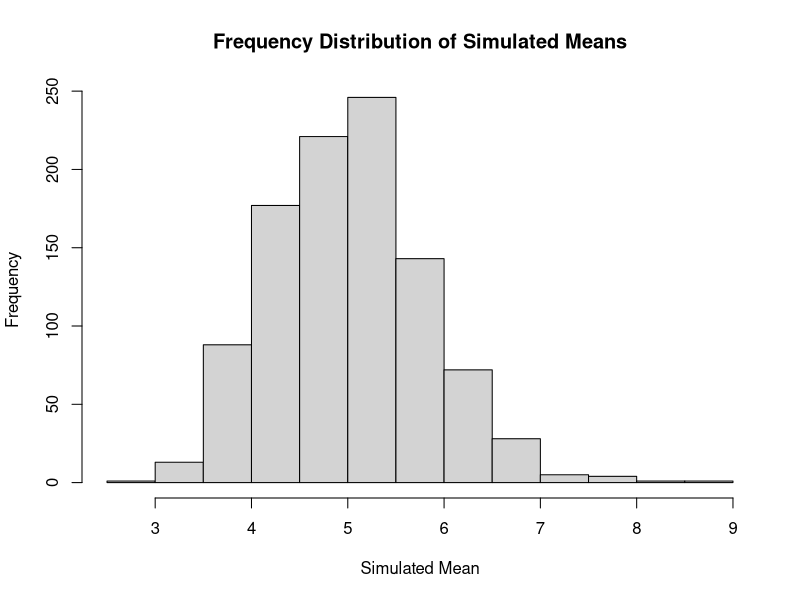
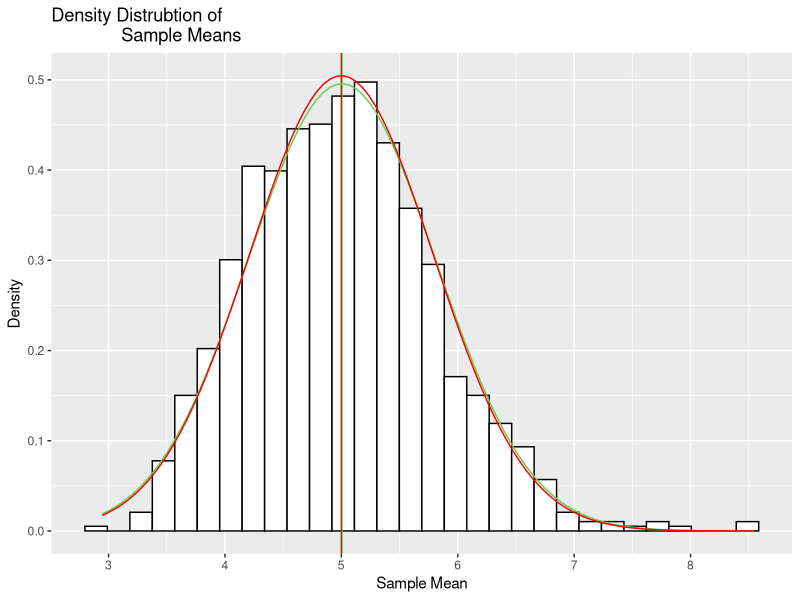

Source code (R) for these figures, in order:
## ---- chunk 1
knitr::opts_chunk$set(echo = TRUE, message = FALSE)
library(dplyr)
library(data.table)
library(ggplot2)
## ---- chunk 2
# Set seed to make data replicable
set.seed(4321) 
#define parameters
lam <- 0.2
mu <- 1/lam
stdev <- 1/lam
n <- 40
nsim <- 1000
# Generate data matrix of simulated means and graph
simdata <- matrix(rexp(n*nsim, rate = lam), nsim)
simmeans <- rowMeans(simdata)
hist(simmeans, main = "Frequency Distribution of Simulated Means", xlab =
       "Simulated Mean")
## ---- chunk 3
#calculate and store the sample mean of the simulated means
smean <- mean(simmeans)
smean
## ---- chunk 4
#calculate and store the theoretical mean
them <- 1/lam
them
## ---- chunk 5
#Sample variance
svar <- var(simmeans)
svar
## ---- chunk 6
#Theoretical variance
tvar <- 1/(n*lam^2)
tvar
## ---- chunk 7
#Sample standard deviation
sstd <- sd(simmeans)
sstd
## ---- chunk 8
#Theoretical standard deviation
tstd <- 1/(lam*sqrt(n))
tstd
## ---- chunk 9
#Sample CI
sCI <- smean + c(-1, 1)*1.96*sstd/sqrt(n)
sCI
#Theoretical CI
tCI <- them + c(-1, 1)*1.96*tstd/sqrt(n)
tCI
## ---- chunk 10
#Show distribution is ~N
samples <- data.frame(simmeans)
g <- ggplot(samples, aes(x=simmeans))
g <- g + geom_histogram(aes(y = ..density..), fill = "white", color = 17)
g <- g + geom_vline(xintercept = smean, color = 3 )
g <- g + geom_vline(xintercept = them, color = "red")
g <- g + labs(x = "Sample Mean", y = "Density", title = "Density Distrubtion of
              Sample Means")
g <- g + stat_function(fun = dnorm, args = list(mean = smean, sd = sstd), 
                       color= 3)
g <- g + stat_function(fun = dnorm, args = list(mean = them, sd = tstd), 
                       color = "red")
g 
